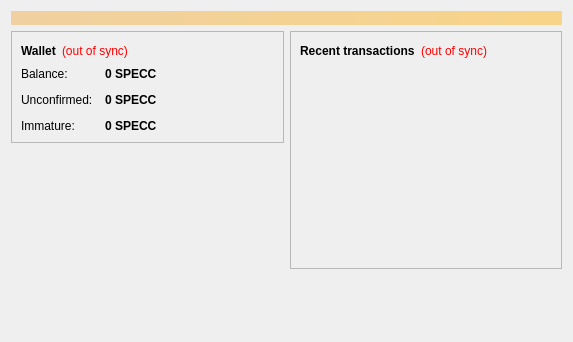
<?xml version="1.0" encoding="UTF-8"?>
<ui version="4.0">
 <class>OverviewPage</class>
 <widget class="QWidget" name="OverviewPage">
  <property name="geometry">
   <rect>
    <x>0</x>
    <y>0</y>
    <width>573</width>
    <height>342</height>
   </rect>
  </property>
  <property name="windowTitle">
   <string>Form</string>
  </property>
  <layout class="QVBoxLayout" name="topLayout">
   <item>
    <widget class="QLabel" name="labelAlerts">
     <property name="visible">
      <bool>false</bool>
     </property>
     <property name="styleSheet">
      <string notr="true">background-color: qlineargradient(x1: 0, y1: 0, x2: 1, y2: 0, stop:0 #F0D0A0, stop:1 #F8D488); color:#000000;</string>
     </property>
     <property name="wordWrap">
      <bool>true</bool>
     </property>
     <property name="margin">
      <number>3</number>
     </property>
    </widget>
   </item>
   <item>
    <layout class="QHBoxLayout" name="horizontalLayout" stretch="1,1">
     <item>
      <layout class="QVBoxLayout" name="verticalLayout_2">
       <item>
        <widget class="QFrame" name="frame">
         <property name="frameShape">
          <enum>QFrame::StyledPanel</enum>
         </property>
         <property name="frameShadow">
          <enum>QFrame::Raised</enum>
         </property>
         <layout class="QVBoxLayout" name="verticalLayout_4">
          <item>
           <layout class="QHBoxLayout" name="horizontalLayout_4">
            <item>
             <widget class="QLabel" name="label_5">
              <property name="font">
               <font>
                <weight>75</weight>
                <bold>true</bold>
               </font>
              </property>
              <property name="text">
               <string>Wallet</string>
              </property>
             </widget>
            </item>
            <item>
             <widget class="QLabel" name="labelWalletStatus">
              <property name="toolTip">
               <string>The displayed information may be out of date. Your wallet automatically synchronizes with the Spectralcoin network after a connection is established, but this process has not completed yet.</string>
              </property>
              <property name="styleSheet">
               <string notr="true">QLabel { color: red; }</string>
              </property>
              <property name="text">
               <string notr="true">(out of sync)</string>
              </property>
              <property name="alignment">
               <set>Qt::AlignLeading|Qt::AlignLeft|Qt::AlignVCenter</set>
              </property>
             </widget>
            </item>
            <item>
             <spacer name="horizontalSpacer_2">
              <property name="orientation">
               <enum>Qt::Horizontal</enum>
              </property>
              <property name="sizeHint" stdset="0">
               <size>
                <width>40</width>
                <height>20</height>
               </size>
              </property>
             </spacer>
            </item>
           </layout>
          </item>
          <item>
           <layout class="QFormLayout" name="formLayout_2">
            <property name="fieldGrowthPolicy">
             <enum>QFormLayout::AllNonFixedFieldsGrow</enum>
            </property>
            <property name="horizontalSpacing">
             <number>12</number>
            </property>
            <property name="verticalSpacing">
             <number>12</number>
            </property>
            <item row="0" column="0">
             <widget class="QLabel" name="label">
              <property name="text">
               <string>Balance:</string>
              </property>
             </widget>
            </item>
            <item row="0" column="1">
             <widget class="QLabel" name="labelBalance">
              <property name="font">
               <font>
                <weight>75</weight>
                <bold>true</bold>
               </font>
              </property>
              <property name="cursor">
               <cursorShape>IBeamCursor</cursorShape>
              </property>
              <property name="toolTip">
               <string>Your current balance</string>
              </property>
              <property name="text">
               <string notr="true">0 SPECC</string>
              </property>
              <property name="textInteractionFlags">
               <set>Qt::LinksAccessibleByMouse|Qt::TextSelectableByKeyboard|Qt::TextSelectableByMouse</set>
              </property>
             </widget>
            </item>
            <item row="1" column="0">
             <widget class="QLabel" name="label_3">
              <property name="text">
               <string>Unconfirmed:</string>
              </property>
             </widget>
            </item>
            <item row="1" column="1">
             <widget class="QLabel" name="labelUnconfirmed">
              <property name="font">
               <font>
                <weight>75</weight>
                <bold>true</bold>
               </font>
              </property>
              <property name="cursor">
               <cursorShape>IBeamCursor</cursorShape>
              </property>
              <property name="toolTip">
               <string>Total of transactions that have yet to be confirmed, and do not yet count toward the current balance</string>
              </property>
              <property name="text">
               <string notr="true">0 SPECC</string>
              </property>
              <property name="textInteractionFlags">
               <set>Qt::LinksAccessibleByMouse|Qt::TextSelectableByKeyboard|Qt::TextSelectableByMouse</set>
              </property>
             </widget>
            </item>
            <item row="2" column="0">
             <widget class="QLabel" name="labelImmatureText">
              <property name="text">
               <string>Immature:</string>
              </property>
             </widget>
            </item>
            <item row="2" column="1">
             <widget class="QLabel" name="labelImmature">
              <property name="font">
               <font>
                <weight>75</weight>
                <bold>true</bold>
               </font>
              </property>
              <property name="toolTip">
               <string>Mined balance that has not yet matured</string>
              </property>
              <property name="text">
               <string notr="true">0 SPECC</string>
              </property>
              <property name="textInteractionFlags">
               <set>Qt::LinksAccessibleByMouse|Qt::TextSelectableByKeyboard|Qt::TextSelectableByMouse</set>
              </property>
             </widget>
            </item>
           </layout>
          </item>
         </layout>
        </widget>
       </item>
       <item>
        <spacer name="verticalSpacer">
         <property name="orientation">
          <enum>Qt::Vertical</enum>
         </property>
         <property name="sizeHint" stdset="0">
          <size>
           <width>20</width>
           <height>40</height>
          </size>
         </property>
        </spacer>
       </item>
      </layout>
     </item>
     <item>
      <layout class="QVBoxLayout" name="verticalLayout_3">
       <item>
        <widget class="QFrame" name="frame_2">
         <property name="frameShape">
          <enum>QFrame::StyledPanel</enum>
         </property>
         <property name="frameShadow">
          <enum>QFrame::Raised</enum>
         </property>
         <layout class="QVBoxLayout" name="verticalLayout">
          <item>
           <layout class="QHBoxLayout" name="horizontalLayout_2">
            <item>
             <widget class="QLabel" name="label_4">
              <property name="text">
               <string>&lt;b&gt;Recent transactions&lt;/b&gt;</string>
              </property>
             </widget>
            </item>
            <item>
             <widget class="QLabel" name="labelTransactionsStatus">
              <property name="toolTip">
               <string>The displayed information may be out of date. Your wallet automatically synchronizes with the Spectralcoin network after a connection is established, but this process has not completed yet.</string>
              </property>
              <property name="styleSheet">
               <string notr="true">QLabel { color: red; }</string>
              </property>
              <property name="text">
               <string notr="true">(out of sync)</string>
              </property>
              <property name="alignment">
               <set>Qt::AlignRight|Qt::AlignTrailing|Qt::AlignVCenter</set>
              </property>
             </widget>
            </item>
            <item>
             <spacer name="horizontalSpacer">
              <property name="orientation">
               <enum>Qt::Horizontal</enum>
              </property>
              <property name="sizeHint" stdset="0">
               <size>
                <width>40</width>
                <height>20</height>
               </size>
              </property>
             </spacer>
            </item>
           </layout>
          </item>
          <item>
           <widget class="QListView" name="listTransactions">
            <property name="styleSheet">
             <string notr="true">QListView { background: transparent; }</string>
            </property>
            <property name="frameShape">
             <enum>QFrame::NoFrame</enum>
            </property>
            <property name="verticalScrollBarPolicy">
             <enum>Qt::ScrollBarAlwaysOff</enum>
            </property>
            <property name="horizontalScrollBarPolicy">
             <enum>Qt::ScrollBarAlwaysOff</enum>
            </property>
            <property name="selectionMode">
             <enum>QAbstractItemView::NoSelection</enum>
            </property>
           </widget>
          </item>
         </layout>
        </widget>
       </item>
       <item>
        <spacer name="verticalSpacer_2">
         <property name="orientation">
          <enum>Qt::Vertical</enum>
         </property>
         <property name="sizeHint" stdset="0">
          <size>
           <width>20</width>
           <height>40</height>
          </size>
         </property>
        </spacer>
       </item>
      </layout>
     </item>
    </layout>
   </item>
  </layout>
 </widget>
 <resources/>
 <connections/>
</ui>
